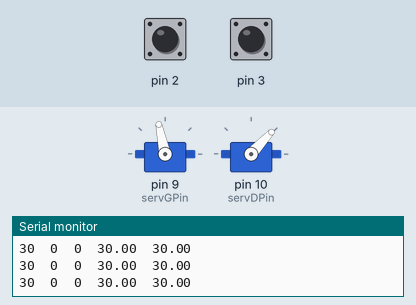
The sketch below on a simulated Arduino Uno, built with avr-gcc and run on an emulated ATmega328P. Parts: 2 × servo, the last lines printed to the serial monitor. The inputs (shaded band) are chosen by the test bench; at power-on: pin 2 LOW, pin 3 LOW.

Above: at 1.2 s.
1.3 s: pin 2 driven HIGH
At 2.1 s:
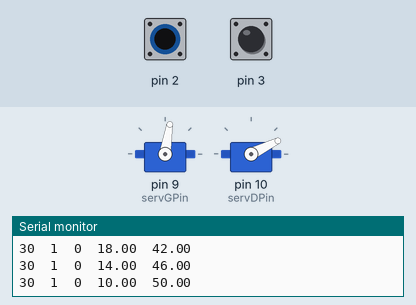
4.3 s: pin 3 driven HIGH
At 5.4 s:
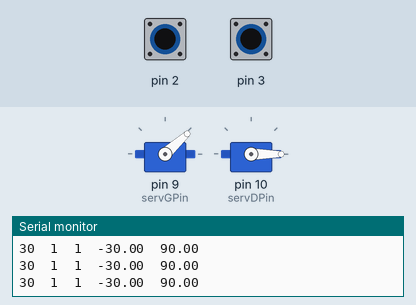
5.8 s: pin 2 pulsed LOW 2 times (0.12 s each, 0.3 s apart)
At 8.0 s:
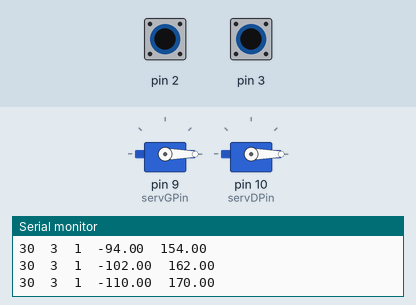
8.8 s: pin 3 pulsed LOW 5 times (0.12 s each, 0.3 s apart)
Timing chart, 0 to 25.8 s (numbered marks = the images above; inputs shaded):
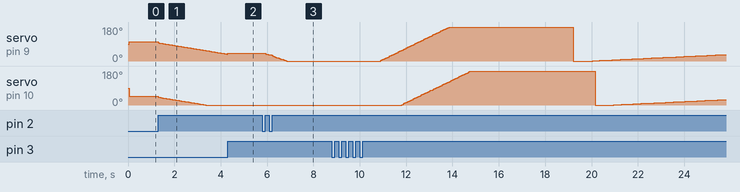

Measured:
- after the input at 1.3 s, servo on pin 9 (servGPin): moves from 102° to 37° over 3.0 s, starting at once; servo on pin 10 (servDPin): moves from 47° to 0° over 2.1 s, starting at once
- after the input at 5.8 s, servo on pin 9 (servGPin): moves from 42° to 0° over 0.90 s, starting after 0.15 s

The sketch:

AsservissementOdo.pde
```cpp
/**
 * Outil de test de l'asservissement du Pobot Easy
 *
 * Le robot doit aller tout droit en utilisant ses odomètres.
 *
 * @author Julien pour Pobot (julien@pobot.org)
 * @date 25-04-2010
 *
 */

// utilisation de la bibliothèque "Servo" pour Arduino
// fonctionne avec toute entrée numérique ("Digital")
#include <Servo.h>
#include <MsTimer2.h>

// ajout de deux macros qui calculent la consigne en adaptant
// - la consigne constatée pour vitesse de rotation minimale (si possible nulle)
// - le signe qui rétablira l'inversion des deux moteurs face à face
#define VG(val)  (val+72)
#define VD(val)  ((val<0)?76-val:77-val)

// déclaration des deux objets qui représentent les servomoteurs
Servo servG;
Servo servD;

// connections du servomoteur gauche
int servGPin = 9;
int odoGPin = 0; // 0 pour la patte Digital 2, 1 pour la patte Digital 3

// connections du servomoteur droit
int servDPin = 10;
int odoDPin = 1; // 0 pour la patte Digital 2, 1 pour la patte Digital 3

// les deux compteurs pour incréments des odomètres
int counterG = 0;
int counterD = 0;

int consigneG = 0;
int consigneD = 0;

// la vitesse en cours de test

#define VITESSE_MIN  5
#define VITESSE_MAX  30

int vitesse = VITESSE_MAX;

float vitesseG = 0;
float vitesseD = 0;

int erreur = 0;
int errSum = 0;
int errDif = 0;
int lastErreur = 0;

int correction = 0;

static int kP=5;
static int kI=1;
static int kD=0;

// utilisation d'une mémoire pour le démarrage d'une mesure
// attention, "long" obligatoire pour ne pas avoir de dépassement
long timer = 0;

/**
 * Fonction de configuration initiale du programme
 */
void setup()
{
  // démarrage de la liaison série
  Serial.begin(38400);
  // initialisation des servomoteurs
  servG.attach(servGPin);
  servD.attach(servDPin);
  // attach the odometer interrupt
  attachInterrupt(odoGPin, tickG, RISING);
  attachInterrupt(odoDPin, tickD, RISING);

  // utilisation du timer 2 pour gérer l'asservissement
  MsTimer2::set(50, update); // 500ms period
  MsTimer2::start();

}

/**
 * Asservissement
 */
void update(void)
{
  servG.write(VG(vitesse));
  servD.write(VD(vitesse));

  if (counterG > consigneG)
  {
    servG.detach();
  }

  if (counterD > consigneD)
  {
    servD.detach();
  }

  // l'erreur
  erreur = counterD-counterG;
  correction = computePID(erreur);

  //
  vitesseG = vitesse + correction;
  vitesseD = vitesse - correction;

  servG.write(VG(vitesseG));
  servD.write(VD(vitesseD));

  /*
  if (counterG < counterD) {
   vitesseD = vitesse + correction;
   // vitesseD = vitesse/((counterD-counterG)/2);
   servD.write(VD(vitesseD));
   }

   if (counterD < counterG) {
   vitesseG = vitesse + correction;
   //vitesseG = vitesse/((counterG-counterD)/2);
   servG.write(VG(vitesseG));
   }
   */


}

int computePID(int err)
{
  int P,I,D;

  errSum += err;                 //Somme les erreurs depuis le début

  errDif = err - lastErreur;      //Calcule la variation de l'erreur
  lastErreur = err;

  P = err * kP;                  //Proportionnelle
  I = errSum * kI;                 //Intégrale
  D = errDif * kD;                 //Dérivée

  return P + I + D;                //Le résultat est la somme des trois
  //composantes calculées précédemment

}

/**
 * Fonction appelée en boucle
 */
void loop()
{
  // lorsqu'on atteint 10, arrêter le test
  if (vitesse > VITESSE_MAX)
  {
    servG.detach();
    servD.detach();
    return;
  }

  // mettre en marche les moteurs
  servG.attach(servGPin);
  servD.attach(servDPin);

  // remettre à zéro les deux compteurs d'odométrie
  counterG = 0;
  counterD = 0;

  // donner des consignes
  consigneG = 400;
  consigneD = 400;

  // attendre que les deux consignes soient atteintes
  while (counterG < consigneG && counterD < consigneD)
  {
    // afficher où on en est
    Serial.print(vitesse);
    Serial.print("\t");
    Serial.print(counterG);
    Serial.print("\t");
    Serial.print(counterD);
    Serial.print("\t");
    Serial.print(vitesseG);
    Serial.print("\t");
    Serial.print(vitesseD);
    Serial.println();
    // ajout de la génération d'un son pour "entendre" la vitesse
    //tone(4,abs(vitesseG)*10,50);
    delay(200);
  }
  // passage à la vitesse suivante
  servG.detach();
  servD.detach();
  delay(1000);
  vitesse++;

}

// incrément lors d'une interruption pour roue gauche
void tickG()
{
  counterG++;
}

// incrément lors d'une interruption pour roue droite
void tickD()
{
  counterD++;
}
```
